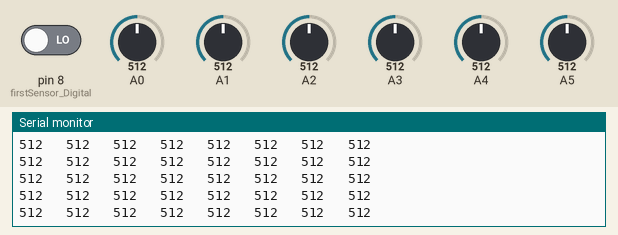
Recording of a sketch running on a simulated Arduino Uno, built with avr-gcc and run on an emulated ATmega328P. Parts: the last lines printed to the serial monitor. The inputs (shaded band) are chosen by the test bench; at power-on: A0 = 512, A1 = 512, A2 = 512, pin 8 (firstSensor_Digital) LOW, A3 = 512, A4 = 512, A5 = 512.

Above: at 1.2 s.
1.3 s: A0 set to 106
At 1.37 s:
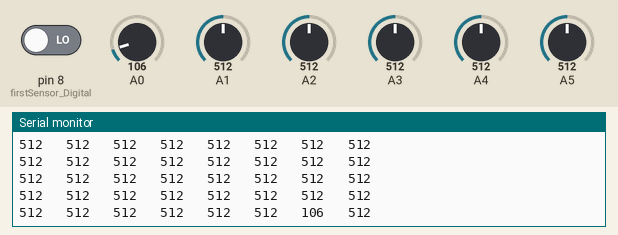
4.3 s: A0 set to 90
At 4.33 s:
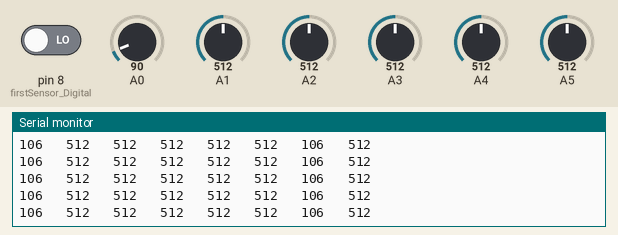
7.3 s: A1 set to 105
At 7.33 s:
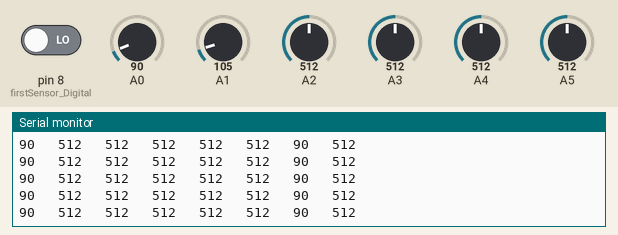
10.3 s: A1 set to 88
At 10.32 s:
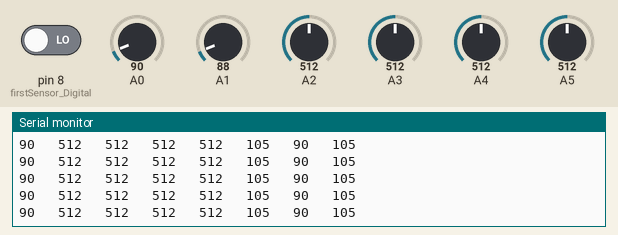
13.3 s: A2 set to 110
At 13.34 s:
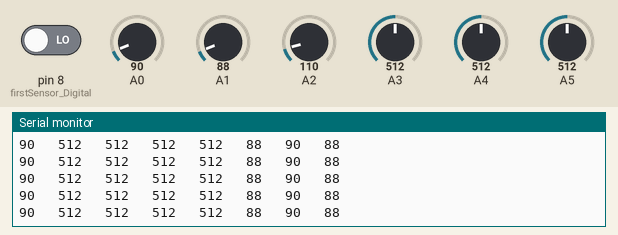
16.3 s: A2 set to 88
At 16.31 s:
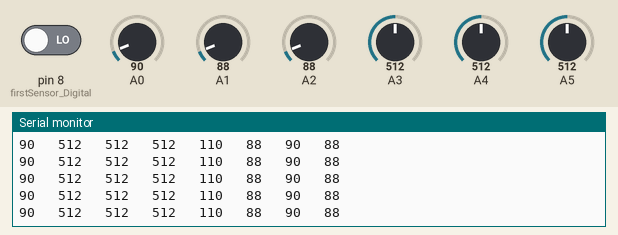
Timing chart, 0 to 19.3 s (numbered marks = the images above; inputs shaded):
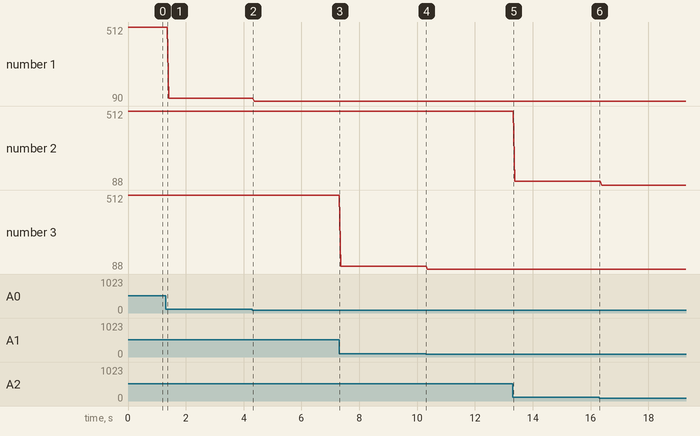

Measured:
- after the input at 1.3 s, the serial monitor: prints a new line after 0.05 s (image 1)
- plotted number 1: 512 → 106 after the input at 1.3 s, 106 → 90 after the input at 4.3 s
- plotted number 2: 512 → 110 after the input at 13.3 s
- plotted number 3: 512 → 105 after the input at 7.3 s, 105 → 88 after the input at 10.3 s

The sketch:

LineSource.ino
```cpp
#include <QTRSensors.h>

int seventhSensor_ANALOG = 0;
int sixthSensor_ANALOG = 1;
int fifthSensor_ANALOG = 2;
int fourthSensor_ANALOG = 3;
int thirdSensor_ANALOG = 4;
int secondSensor_ANALOG = 5;

int firstSensor_Digital = 8;
int eighthSensor_Digital = 9;


int arrayOfSensors[8] = {firstSensor_Digital,secondSensor_ANALOG,thirdSensor_ANALOG,fourthSensor_ANALOG,fifthSensor_ANALOG,sixthSensor_ANALOG,seventhSensor_ANALOG,eighthSensor_Digital};

int state[8] = {HIGH,HIGH,HIGH,HIGH,HIGH,HIGH,HIGH,HIGH};      // the current state of the output pin
int reading[8];           // the current reading from the input pin
int previous[8]={LOW,LOW,LOW,LOW,LOW,LOW,LOW,LOW};    // the previous reading from the input pin

// the follow variables are long's because the time, measured in miliseconds,
// will quickly become a bigger number than can be stored in an int.
long time[8] = {0,0,0,0,0,0,0,0};         // the last time the output pin was toggled
long debounce = 200;   // the debounce time, increase if the output flickers

void setup()
{
  pinMode(firstSensor_Digital, INPUT);
  pinMode(secondSensor_ANALOG, INPUT);
  pinMode(thirdSensor_ANALOG, INPUT);
  pinMode(fourthSensor_ANALOG, INPUT);
  pinMode(fifthSensor_ANALOG, INPUT);
  pinMode(sixthSensor_ANALOG, INPUT);
  pinMode(seventhSensor_ANALOG, INPUT);
  pinMode(eighthSensor_Digital, INPUT);

  Serial.begin(9600);
}

void loop()
{

   for (int i = 0; i < 8; i++ ) {

    if(arrayOfSensors[i] == 7 || arrayOfSensors[i] == 8){
      reading[i] = digitalRead(arrayOfSensors[i]);
      }

      reading[i] = analogRead(arrayOfSensors[i]);


  // if the input just went from LOW and HIGH and we've waited long enough
  // to ignore any noise on the circuit, toggle the output pin and remember
  // the time
  if (reading[i] == HIGH && previous[i] == LOW && millis() - time[i] > debounce) {
    if (state[i] == HIGH){
      state[i] = LOW;
          }
    else{
      state[i] = HIGH;
    }

    time[i] = millis();
  }
    previous[i] = reading[i];
    //Serial.print(state[i]);
    //Serial.print(",");
    Serial.print(reading[i]);
    Serial.print("   ");
 }
 Serial.println();

  //digitalWrite(outPin, state[i]);


}
```
